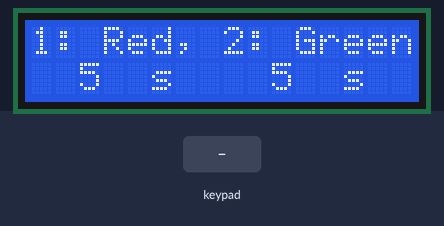
This sketch was run on a simulated Arduino Uno, built with avr-gcc and run on an emulated ATmega328P. Shown: 16×2 character LCD. The test bench sets the inputs (shaded band). What the sketch prints to the serial monitor is not drawn.

Above: at 1.2 s.
1.3 s: keypad keys 1 3 9 7 * pressed 0.4 s apart
At 2.1 s:
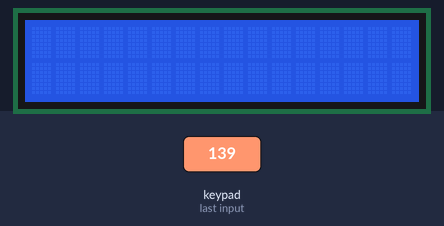
5.8 s: key '1' pressed
7.4 s: key '*' pressed
At 8.2 s:
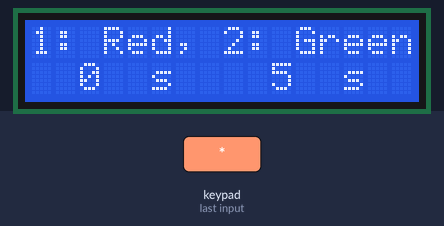
9.4 s: key '2' pressed
At 10.7 s:
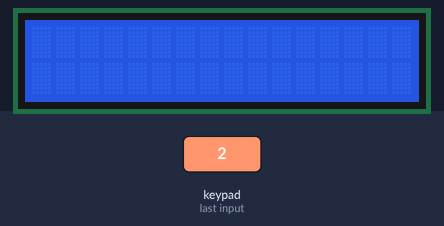
11.0 s: keypad keys 9 8 7 6 pressed 0.4 s apart
At 13.7 s:
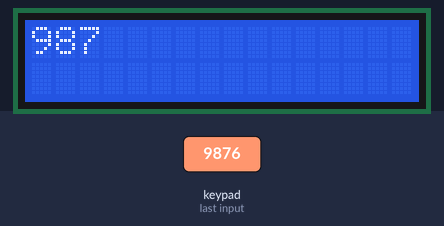
Timing chart, 0 to 15.1 s (numbered marks = the images above; inputs shaded):
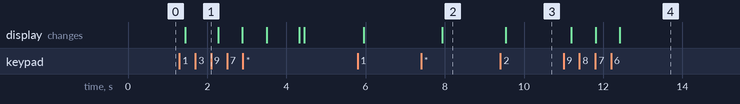

Measured:
- after the input at 1.3 s, the display: changes after 0.15 s (image 1)
- after the input at 7.4 s, the display: changes after 0.53 s (image 2)
- after the input at 9.4 s, the display: changes after 0.14 s (image 3)
- after the input at 11.0 s, the display: first changes after 0.19 s (image 4 shows a later state)

The sketch:

Remote.ino
```cpp
/* TrafficLight++ Remote version 1
  Fixes/near future goals
  -Fix bluetooth not sending/receiving data
  -Screen glitches when on for too long
*/

#include <Wire.h>
#include <LiquidCrystal_I2C.h>
#include <Keypad.h>
#include <math.h>
#include <SoftwareSerial.h>

const byte ROWS = 4; // amount of rows
const byte COLS = 3; // amount of columns
const int size = 3; // size of the time, cant be higher than 3 figures
char time[size + 1]; // increased the size by 1 to accommodate null terminator
int change = 0; // what color to change
int i = 0; // size of the number
bool startScreen = true; // main screen
int redTime = 5; // placeholder for the time in the traffic light
int greenTime = 5; // placeholder for time in the traffic light
bool first = true;

SoftwareSerial BTSerial(11, 10); // RX | TX

char hexaKeys[ROWS][COLS] = {
  {'1', '2', '3'},
  {'4', '5', '6'},
  {'7', '8', '9'},
  {'*', '0', '#'}
};
// pins for the keypad
byte rowPins[ROWS] = {9, 8, 7, 6};
byte colPins[COLS] = {5, 4, 3};

Keypad customKeypad = Keypad(makeKeymap(hexaKeys), rowPins, colPins, ROWS, COLS);

LiquidCrystal_I2C lcd(0x27, 16, 2);

int conversion(char num[], int len) {
  int ret = 0;
  for (int i = 0; i < len; i++) {
    if (num[i] >= '0' && num[i] <= '9') {
      ret = ret * 10 + (num[i] - '0');
    }
  }
  return ret;
}

void resetTime() {
  for (int i = 0; i < size; i++) {
    time[i] = ' ';
  }
}

void setup() {
  lcd.backlight();
  lcd.init();
  Serial.begin(9600); // for serial
  BTSerial.begin(38400); // for bluetooth
}

void loop() {
  char customKey = customKeypad.getKey(); // get the key pressed
  // main screen
  if (startScreen) {
    lcd.setCursor(0, 0);
    lcd.print("1: Red, 2: Green");
    lcd.setCursor(2, 1);
    lcd.print(redTime);
    lcd.setCursor(5, 1);
    lcd.print("s");
    lcd.setCursor(10, 1);
    lcd.print(greenTime);
    lcd.setCursor(13, 1);
    lcd.print("s");
    first = true;
    // if the user wants to change the time
    if (customKey == '1' || customKey == '2') {
      time[size] = '\0'; // ensure null termination
      change = customKey - '0';
      startScreen = false;
      lcd.clear();
      resetTime(); // reset the time array
      delay(100); // delay to give some time for the display to clear
    }
    delay(100);
  }

  if (!startScreen) {
    lcd.setCursor(0, 0);
    if (customKey && customKey != '#' && !first) {
      if (i < size && customKey != '*') {
        time[i] = customKey;
        i++;
      }
    }

    // Print the currently input numbers
    lcd.print(time);

    // Print blank spaces for the remaining characters
    for (int j = i; j < size; j++) {
      lcd.print(' ');
    }

    delay(100);
    // indicating that the user is done changing the time
    if (customKey == '*') {
      if (change == 1) {
        redTime = conversion(time, i);
        Serial.println(redTime);
        BTSerial.write('R');
        delay(100);
        BTSerial.write(redTime);
      } else if (change == 2) {
        greenTime = conversion(time, i);
        BTSerial.write('G');
        delay(100);
        BTSerial.write(greenTime);
      }
      change = 0;
      startScreen = true;
      lcd.clear();
      resetTime(); // Reset the time array
      i = 0;
    }

    first = false;
    delay(100);
  }
}
```
